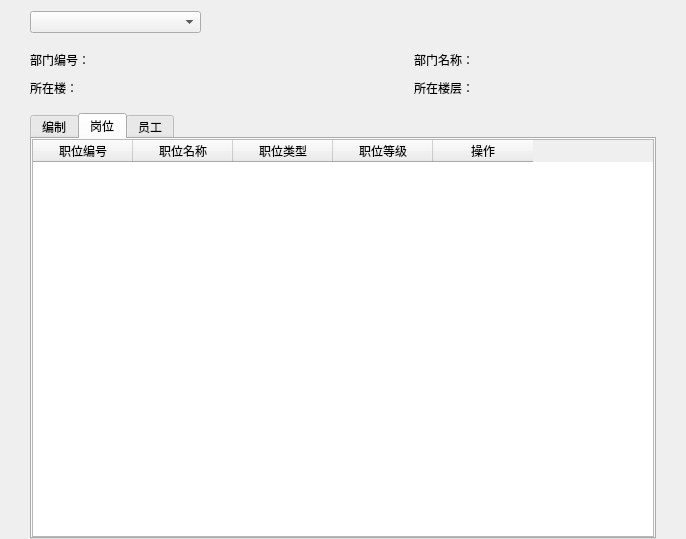
<?xml version="1.0" encoding="UTF-8"?>
<ui version="4.0">
 <class>Dept_Pos_Emp</class>
 <widget class="QWidget" name="Dept_Pos_Emp">
  <property name="geometry">
   <rect>
    <x>0</x>
    <y>0</y>
    <width>686</width>
    <height>539</height>
   </rect>
  </property>
  <property name="windowTitle">
   <string>Form</string>
  </property>
  <layout class="QVBoxLayout" name="verticalLayout">
   <property name="spacing">
    <number>15</number>
   </property>
   <property name="leftMargin">
    <number>30</number>
   </property>
   <property name="topMargin">
    <number>10</number>
   </property>
   <property name="rightMargin">
    <number>30</number>
   </property>
   <property name="bottomMargin">
    <number>0</number>
   </property>
   <item>
    <widget class="QWidget" name="widget_2" native="true">
     <property name="minimumSize">
      <size>
       <width>0</width>
       <height>24</height>
      </size>
     </property>
     <property name="maximumSize">
      <size>
       <width>16777215</width>
       <height>24</height>
      </size>
     </property>
     <layout class="QHBoxLayout" name="horizontalLayout_4">
      <property name="spacing">
       <number>0</number>
      </property>
      <property name="leftMargin">
       <number>0</number>
      </property>
      <property name="topMargin">
       <number>0</number>
      </property>
      <property name="rightMargin">
       <number>0</number>
      </property>
      <property name="bottomMargin">
       <number>0</number>
      </property>
      <item>
       <widget class="QComboBox" name="comboBox">
        <property name="sizePolicy">
         <sizepolicy hsizetype="Fixed" vsizetype="Fixed">
          <horstretch>0</horstretch>
          <verstretch>0</verstretch>
         </sizepolicy>
        </property>
        <property name="minimumSize">
         <size>
          <width>171</width>
          <height>21</height>
         </size>
        </property>
       </widget>
      </item>
      <item>
       <spacer name="horizontalSpacer_3">
        <property name="orientation">
         <enum>Qt::Horizontal</enum>
        </property>
        <property name="sizeType">
         <enum>QSizePolicy::Expanding</enum>
        </property>
        <property name="sizeHint" stdset="0">
         <size>
          <width>339</width>
          <height>20</height>
         </size>
        </property>
       </spacer>
      </item>
     </layout>
    </widget>
   </item>
   <item>
    <widget class="QWidget" name="widget" native="true">
     <layout class="QGridLayout" name="gridLayout">
      <property name="leftMargin">
       <number>0</number>
      </property>
      <property name="topMargin">
       <number>0</number>
      </property>
      <property name="bottomMargin">
       <number>0</number>
      </property>
      <property name="horizontalSpacing">
       <number>5</number>
      </property>
      <property name="verticalSpacing">
       <number>7</number>
      </property>
      <item row="0" column="3" colspan="2">
       <widget class="QLabel" name="name_lab">
        <property name="sizePolicy">
         <sizepolicy hsizetype="Fixed" vsizetype="Fixed">
          <horstretch>0</horstretch>
          <verstretch>0</verstretch>
         </sizepolicy>
        </property>
        <property name="minimumSize">
         <size>
          <width>221</width>
          <height>21</height>
         </size>
        </property>
        <property name="text">
         <string>部门名称：</string>
        </property>
       </widget>
      </item>
      <item row="0" column="0">
       <widget class="QLabel" name="num_lab">
        <property name="sizePolicy">
         <sizepolicy hsizetype="Fixed" vsizetype="Fixed">
          <horstretch>0</horstretch>
          <verstretch>0</verstretch>
         </sizepolicy>
        </property>
        <property name="minimumSize">
         <size>
          <width>151</width>
          <height>21</height>
         </size>
        </property>
        <property name="text">
         <string>部门编号：</string>
        </property>
       </widget>
      </item>
      <item row="1" column="0" colspan="2">
       <widget class="QLabel" name="build_lab">
        <property name="sizePolicy">
         <sizepolicy hsizetype="Fixed" vsizetype="Fixed">
          <horstretch>0</horstretch>
          <verstretch>0</verstretch>
         </sizepolicy>
        </property>
        <property name="minimumSize">
         <size>
          <width>171</width>
          <height>21</height>
         </size>
        </property>
        <property name="text">
         <string>所在楼：</string>
        </property>
       </widget>
      </item>
      <item row="1" column="2">
       <spacer name="horizontalSpacer">
        <property name="orientation">
         <enum>Qt::Horizontal</enum>
        </property>
        <property name="sizeHint" stdset="0">
         <size>
          <width>211</width>
          <height>20</height>
         </size>
        </property>
       </spacer>
      </item>
      <item row="0" column="1" colspan="2">
       <spacer name="horizontalSpacer_2">
        <property name="orientation">
         <enum>Qt::Horizontal</enum>
        </property>
        <property name="sizeHint" stdset="0">
         <size>
          <width>207</width>
          <height>20</height>
         </size>
        </property>
       </spacer>
      </item>
      <item row="1" column="5">
       <spacer name="horizontalSpacer_4">
        <property name="orientation">
         <enum>Qt::Horizontal</enum>
        </property>
        <property name="sizeHint" stdset="0">
         <size>
          <width>20</width>
          <height>20</height>
         </size>
        </property>
       </spacer>
      </item>
      <item row="1" column="3" colspan="2">
       <widget class="QLabel" name="floor_lab">
        <property name="sizePolicy">
         <sizepolicy hsizetype="Fixed" vsizetype="Fixed">
          <horstretch>0</horstretch>
          <verstretch>0</verstretch>
         </sizepolicy>
        </property>
        <property name="minimumSize">
         <size>
          <width>111</width>
          <height>21</height>
         </size>
        </property>
        <property name="text">
         <string>所在楼层：</string>
        </property>
       </widget>
      </item>
      <item row="0" column="5">
       <spacer name="horizontalSpacer_5">
        <property name="orientation">
         <enum>Qt::Horizontal</enum>
        </property>
        <property name="sizeHint" stdset="0">
         <size>
          <width>20</width>
          <height>20</height>
         </size>
        </property>
       </spacer>
      </item>
     </layout>
    </widget>
   </item>
   <item>
    <widget class="QTabWidget" name="tabWidget">
     <property name="currentIndex">
      <number>1</number>
     </property>
     <widget class="QWidget" name="tab">
      <attribute name="title">
       <string>编制</string>
      </attribute>
      <layout class="QHBoxLayout" name="horizontalLayout">
       <property name="spacing">
        <number>0</number>
       </property>
       <property name="leftMargin">
        <number>0</number>
       </property>
       <property name="topMargin">
        <number>0</number>
       </property>
       <property name="rightMargin">
        <number>0</number>
       </property>
       <property name="bottomMargin">
        <number>0</number>
       </property>
       <item>
        <widget class="QTableWidget" name="auth_table">
         <column>
          <property name="text">
           <string>职位名称</string>
          </property>
         </column>
         <column>
          <property name="text">
           <string>当前规模</string>
          </property>
         </column>
         <column>
          <property name="text">
           <string>预计规模</string>
          </property>
         </column>
        </widget>
       </item>
      </layout>
     </widget>
     <widget class="QWidget" name="tab_2">
      <attribute name="title">
       <string>岗位</string>
      </attribute>
      <layout class="QHBoxLayout" name="horizontalLayout_2">
       <property name="spacing">
        <number>0</number>
       </property>
       <property name="leftMargin">
        <number>0</number>
       </property>
       <property name="topMargin">
        <number>0</number>
       </property>
       <property name="rightMargin">
        <number>0</number>
       </property>
       <property name="bottomMargin">
        <number>0</number>
       </property>
       <item>
        <widget class="QTableWidget" name="post_table">
         <column>
          <property name="text">
           <string>职位编号</string>
          </property>
         </column>
         <column>
          <property name="text">
           <string>职位名称</string>
          </property>
         </column>
         <column>
          <property name="text">
           <string>职位类型</string>
          </property>
         </column>
         <column>
          <property name="text">
           <string>职位等级</string>
          </property>
         </column>
         <column>
          <property name="text">
           <string>操作</string>
          </property>
         </column>
        </widget>
       </item>
      </layout>
     </widget>
     <widget class="QWidget" name="tab_3">
      <attribute name="title">
       <string>员工</string>
      </attribute>
      <layout class="QHBoxLayout" name="horizontalLayout_3">
       <property name="spacing">
        <number>0</number>
       </property>
       <property name="leftMargin">
        <number>0</number>
       </property>
       <property name="topMargin">
        <number>0</number>
       </property>
       <property name="rightMargin">
        <number>0</number>
       </property>
       <property name="bottomMargin">
        <number>0</number>
       </property>
       <item>
        <widget class="QTableWidget" name="staff_table">
         <column>
          <property name="text">
           <string>员工号</string>
          </property>
         </column>
         <column>
          <property name="text">
           <string>当前职位编号</string>
          </property>
         </column>
         <column>
          <property name="text">
           <string>当前所在城市</string>
          </property>
         </column>
         <column>
          <property name="text">
           <string>入职时间</string>
          </property>
         </column>
        </widget>
       </item>
      </layout>
     </widget>
    </widget>
   </item>
  </layout>
 </widget>
 <resources/>
 <connections/>
</ui>
